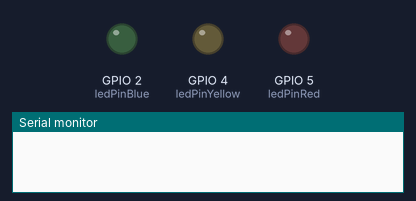
A program run on a simulated ESP32. On the bench: output pins drawn as LEDs (lit = HIGH), the last lines printed to the serial monitor.

Above: at 0.1 s.
At 39.1 s:
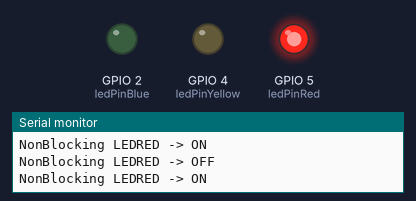
Timing chart, 0 to 40.0 s (numbered marks = the images above):
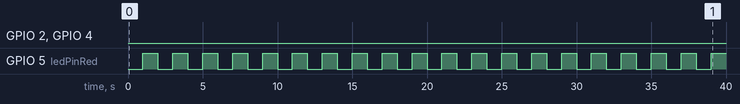

The program:

main.cpp
```cpp
#include <Arduino.h>

int ledPinRed = 5;
int ledPinBlue = 2;
int ledPinYellow = 4;
ulong ledstart = 0;
ulong ledStart = 0;
int ledState = 0;
bool isLED_ON = false;
void setup()
{
  Serial.begin(115200);
  pinMode(ledPinRed, OUTPUT);
  pinMode(ledPinBlue, OUTPUT);
  pinMode(ledPinYellow, OUTPUT);
}

bool IsReady(ulong &ulTimer, uint32_t milisecond)
{
  ulong t = millis();
  if (t - ulTimer < milisecond)
    return false;
  ulTimer = t;
  return true;
}

void UpdateLEDs()
{
  if (ledState == 0)
  {
    if (!IsReady(ledstart, 1000))
      return;

    if (!isLED_ON)
    {
      digitalWrite(ledPinRed, HIGH);
      digitalWrite(ledPinBlue, LOW);
      digitalWrite(ledPinYellow, LOW); // Bật LED
      Serial.println("NonBlocking LEDRED -> ON");
    }
    else
    {
      digitalWrite(ledPinRed, LOW);
      digitalWrite(ledPinBlue, LOW);
      digitalWrite(ledPinYellow, LOW); // Tắt LED
      Serial.println("NonBlocking LEDRED -> OFF");
    }
    isLED_ON = !isLED_ON;
    if (IsReady(ledStart, 60000))
      ledState = 1;
  }
  else if (ledState == 1)
  {
    if (!IsReady(ledstart, 1000))
      return;

    if (!isLED_ON)
    {
      digitalWrite(ledPinRed, LOW);
      digitalWrite(ledPinBlue, HIGH);
      digitalWrite(ledPinYellow, LOW); // Bật LED
      Serial.println("NonBlocking LEDBLUE -> ON");
    }
    else
    {
      digitalWrite(ledPinRed, LOW);
      digitalWrite(ledPinBlue, LOW);
      digitalWrite(ledPinYellow, LOW); // Tắt LED
      Serial.println("NonBlocking LEDBLUE -> OFF");
    }
    isLED_ON = !isLED_ON;
    if (IsReady(ledStart, 30000))
      ledState = 2;
  }
  else if (ledState == 2)
  {
    if (!IsReady(ledstart, 1000))
      return;

    if (!isLED_ON)
    {
      digitalWrite(ledPinRed, LOW);
      digitalWrite(ledPinBlue, LOW);
      digitalWrite(ledPinYellow, HIGH); // Bật LED
      Serial.println("NonBlocking LEDYELLOW -> ON");
    }
    else
    {
      digitalWrite(ledPinRed, LOW);
      digitalWrite(ledPinBlue, LOW);
      digitalWrite(ledPinYellow, LOW); // Tắt LED
      Serial.println("NonBlocking LEDYELLOW -> OFF");
    }
    isLED_ON = !isLED_ON;
    if (IsReady(ledStart, 7000))
      ledState = 0;
  }
}

void loop()
{
  UpdateLEDs();
}
```

Measured:
- by itself, GPIO 5 (ledPinRed): alternates HIGH for 1.0 s and LOW for 1.0 s
